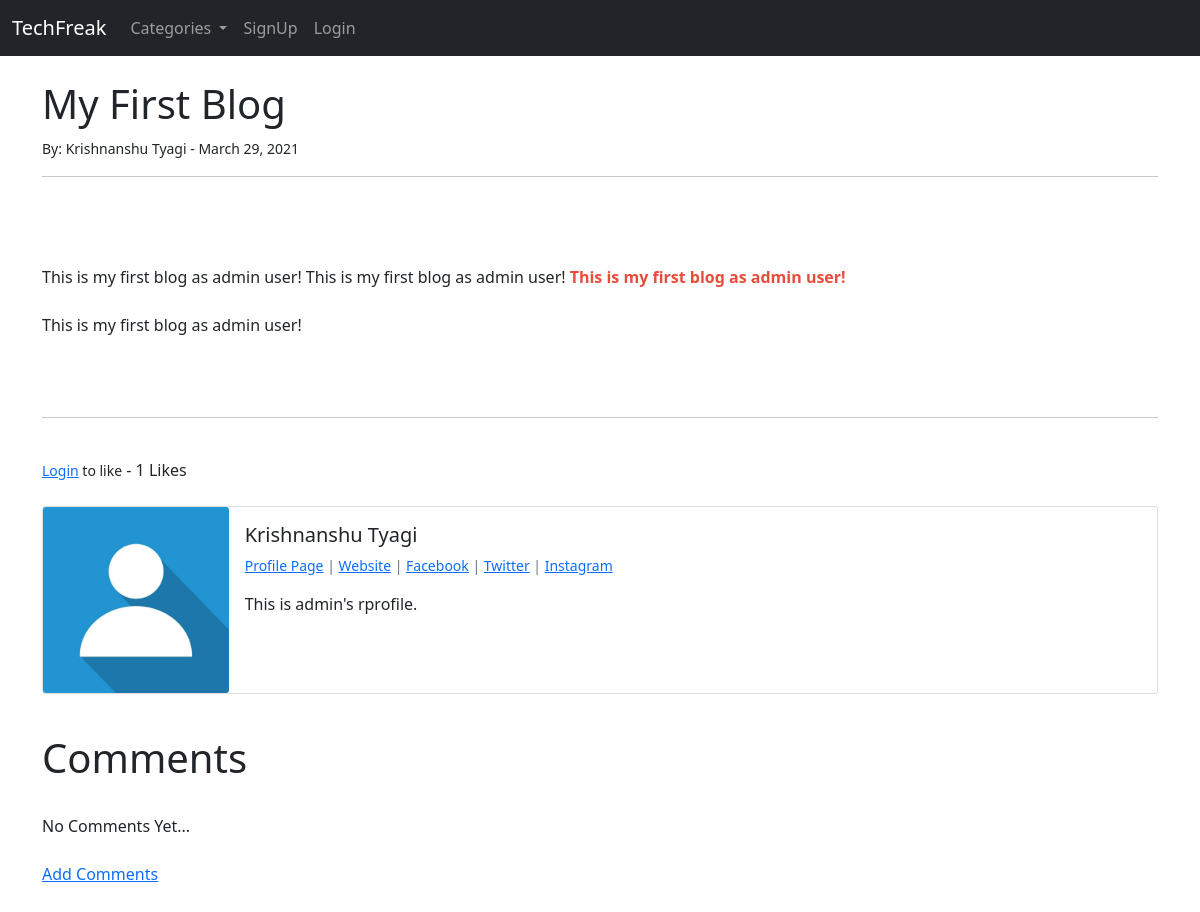
The page /article/21 on the database as committed earlier.
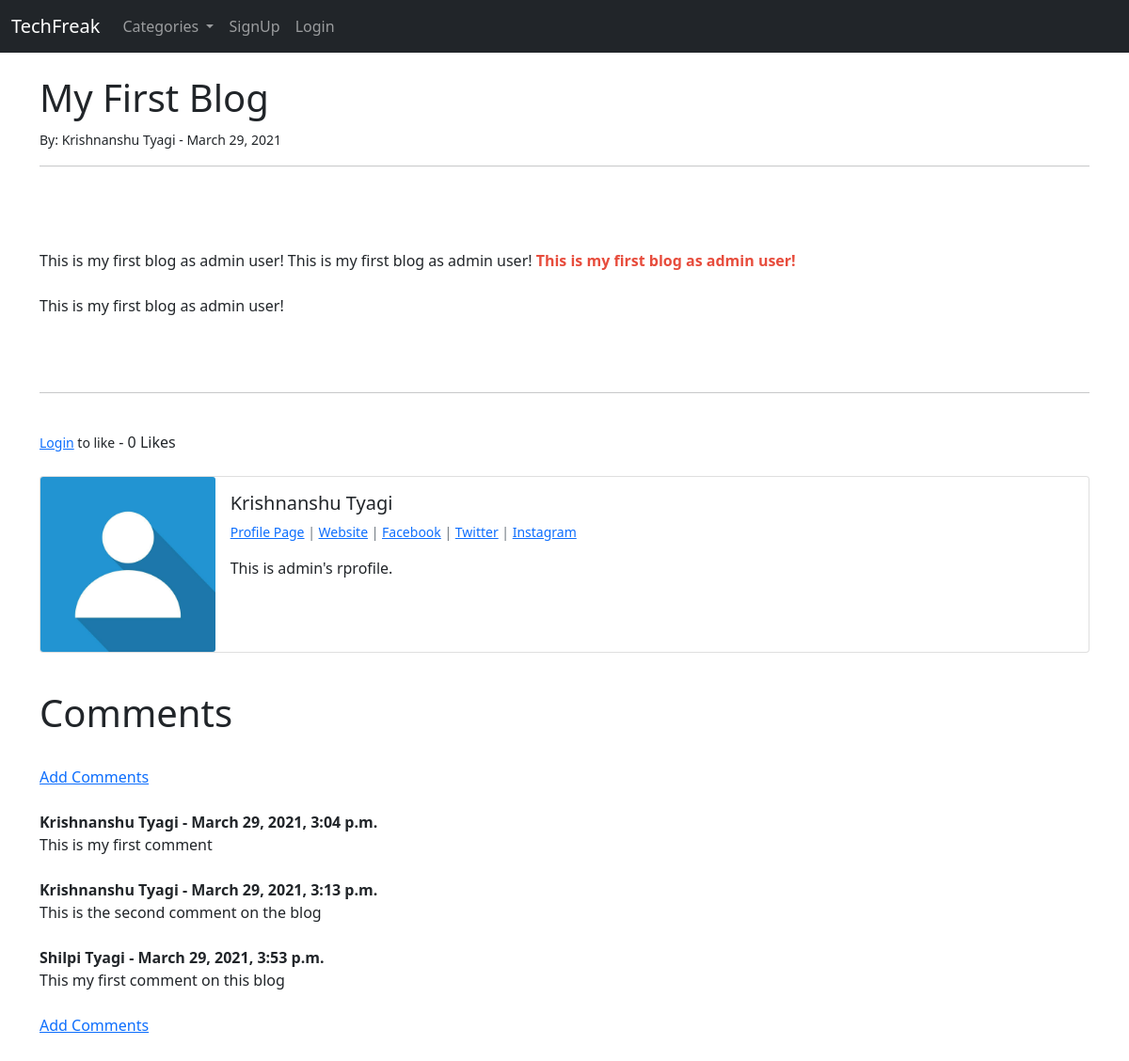
The same page on the database as committed later.
### theblog/models.py (models this page shows, shortened)
class Post(models.Model):
    title = models.CharField(max_length=255)
    header_image = models.ImageField(null=True, blank=True, upload_to="images/")
    title_tag = models.CharField(max_length=255)
    author = models.ForeignKey(User, on_delete=models.CASCADE)
    body = RichTextField(blank=True, null=True)
    post_date = models.DateField(auto_now_add=True)
    category = models.CharField(max_length=255, default='Coding')
    snippet = models.CharField(max_length=255)
    likes = models.ManyToManyField(User, related_name='blog_posts')
    def total_likes(self):
        return self.likes.count()

class Profile(models.Model):
    user = models.OneToOneField(User, null=True, on_delete=models.CASCADE)
    bio = models.TextField()
    profile_pic = models.ImageField(null=True, blank=True, upload_to="images/profile")
    website_url = models.CharField(max_length=255, null=True, blank=True)
    facebook_url = models.CharField(max_length=255, null=True, blank=True)
    twitter_url = models.CharField(max_length=255, null=True, blank=True)
    instagram_url = models.CharField(max_length=255, null=True, blank=True)

class Comment(models.Model):
    post = models.ForeignKey(Post, related_name="comments", on_delete=models.CASCADE)
    name = models.CharField(max_length=255)
    body = models.TextField()
    date_added = models.DateTimeField(auto_now_add=True)

### theblog/views.py (the view)
# urls.py: path('article/<int:pk>', ArticleDetailView.as_view(), name="article-details"),
class ArticleDetailView(DetailView):
    model = Post
    template_name = 'article_details.html'
    def get_context_data(self, *args, **kwargs):
        cat_menu = Category.objects.all()
        context = super(ArticleDetailView, self).get_context_data(*args, **kwargs)
        stuff = get_object_or_404(Post, id=self.kwargs['pk'])
        total_likes = stuff.total_likes()
        liked = False
        if stuff.likes.filter(id=self.request.user.id).exists():
            liked = True
        context["cat_menu"] = cat_menu
        context["total_likes"] = total_likes
        context["liked"] = liked
        return context

### theblog/models.py (called while the page is built)
    def __str__(self):
        return self.name

### theblog/templates/article_details.html (shortened to what this page needs)
{% extends 'base.html' %}
{% load static %}
{% block content %}
<h1> {{ post.title }} </h1>
<small>By:
    {{ post.author.first_name }}
    {{ post.author.last_name }}
    - {{ post.post_date }}
</small><br/>
<hr>
<br/>
<br/><br/>
{{ post.body|safe }}
<br/><br/>
<hr>
<form action ="{% url 'like_post' post.pk %}" method="POST">
    {% if user.is_authenticated %}
        {% if liked %}
            <button type="submit", name="post_id", value="{{ post.id }}", class="btn btn-danger btn-sm">Unlike</button>
        {% else %}
            <button type="submit", name="post_id", value="{{ post.id }}", class="btn btn-primary btn-sm">Like</button>
        {% endif %}
    {% else %}
        <small><a href="{% url 'login' %}">Login</a>
            to like</small>
    {% endif %}
            - {{ total_likes }} Likes
</form>
<br/>
<div class="card mb-3">
  <div class="row g-0">
    <div class="col-md-2">
        {% if user.profile_pic.url %}
            <img src="{{ user.profile_pic.url }}" class="card-img">
        {% else %}
            <img src="{% static 'theblog/images/default-profile-picture.jpg' %}" class="card-img">
        {% endif %}
    </div>
    <div class="col-md-10">
      <div class="card-body">
        <h5 class="card-title">
            {{ post.author.first_name }}
            {{ post.author.last_name }}
        </h5>
        <p class="small text-muted">
            {% if post.author.profile.id %}
                <a href="{% url 'show_profile_page' post.author.profile.id %}">Profile Page</a> |
            {% endif %}
            {% if post.author.profile.website_url %}
                <a href="{{ post.author.profile.website_url }}">Website</a> |
            {% endif %}
            {% if post.author.profile.facebook_url %}
                <a href="{{ post.author.profile.facebook_url }}">Facebook</a> |
            {% endif %}
            {% if post.author.profile.twitter_url %}
                <a href="{{ post.author.profile.twitter_url }}">Twitter</a> |
            {% endif %}
            {% if post.author.profile.instagram_url%}
                <a href="{{ post.author.profile.instagram_url }}">Instagram</a>
            {% endif %}
        </p>
        <p class="card-text">
            {{ post.author.profile.bio }}
        </p>
      </div>
    </div>
  </div>
</div>
<br/>
<h1>Comments</h1>
<br/>
{% if not post.comments.all %}
    No Comments Yet...<br/><br/>
    <a href="{% url 'add_comment' post.pk %}">Add Comments</a><br/>
{% else %}
    <a href="{% url 'add_comment' post.pk %}">Add Comments</a>
    <br/><br/>
    {% for comment in post.comments.all %}
        <strong>{{ comment.name }} -
        {{ comment.date_added }}
        </strong>
        <br/>
        {{ comment.body }}
        <br/></br>
    {% endfor %}
    <a href="{% url 'add_comment' post.pk %}">Add Comments</a>
{% endif %}
<br/>
<br><br>
{% endblock %}

### theblog/templates/base.html (shortened to what this page needs)
<!doctype html>
<html lang="en">
  <head>
    <link href="https://cdn.jsdelivr.net/npm/bootstrap@5.0.0-beta2/dist/css/bootstrap.min.css" rel="stylesheet">
  </head>
  <body>
  <nav class="navbar navbar-expand-lg navbar-dark bg-dark">
  <div class="container-fluid">
    <a class="navbar-brand" href="{% url 'home' %}">TechFreak</a>
    <div class="collapse navbar-collapse" id="navbarSupportedContent">
      <ul class="navbar-nav me-auto mb-2 mb-lg-0">
        {% if cat_menu %}
        <li class="nav-item dropdown">
          <a class="nav-link dropdown-toggle" href="#" id="navbarDropdown" role="button" data-bs-toggle="dropdown" aria-expanded="false">
            Categories
          </a>
        </li>
        {% else %}
          <li class="nav-item">
            <a class="nav-link" href="{% url 'category-list' %}">Categories</a>
          </li>
        {% endif %}
        {% if user.is_authenticated %}
          <li class="nav-item">
            <a class="nav-link" href="{% url 'add_post' %}">Add post</a>
          </li>
          <li class="nav-item">
            <a class="nav-link" href="{% url 'add_category' %}">Add Category</a>
          </li>
          <li class="nav-item dropdown">
            <a class="nav-link dropdown-toggle" href="#" id="navbarDropdown" role="button" data-bs-toggle="dropdown" aria-expanded="false">
              Profile
            </a>
            <ul class="dropdown-menu" aria-labelledby="navbarDropdown">
              <li><a class="dropdown-item" href="{% url 'edit_profile' %}">Edit Settings</a></li>
              {% if user.profile.id %}
                <li><a class="dropdown-item" href="{% url 'edit_profile_page' user.profile.id %}">Edit Profile Page</a></li>
                <li><a class="dropdown-item" href="{% url 'show_profile_page' user.profile.id %}">Show profile Page</a></li>
              {% else %}
                <li><a class="dropdown-item" href="{% url 'create_profile_page' %}">Create Profile Page</a></li>
              {% endif %}
            </ul>
          </li>
        {% else %}
          <li class="nav-item">
            <a class="nav-link" href="{% url 'register' %}">SignUp</a>
          </li>
          <li class="nav-item">
            <a class="nav-link" href="{% url 'login' %}">Login</a>
          </li>
        {% endif %}
      </ul>
    </div>
  </div>
</nav>
  <br/>
    <div class="container">
        {% block content %}
        {% endblock %}
    </div>
  </body>
</html>

Rows that differ between the two databases and show on the page:
added Comment: name "Krishnanshu Tyagi", date_added "March 29, 2021, 3:04 p.m.", body "This is my first comment"
added Comment: name "Krishnanshu Tyagi", date_added "March 29, 2021, 3:13 p.m.", body "This is the second comment on the blog"
added Comment: name "Shilpi Tyagi", date_added "March 29, 2021, 3:53 p.m.", body "This my first comment on this blog"
Other text that changed with them:
{{ total_likes }}: "1" → "0"
text no longer shown: "No Comments Yet..."
